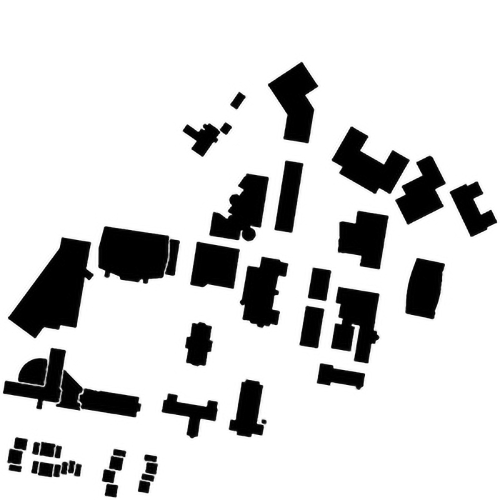
#> input picture WPI_map.jpg, 1000 x 1000 px (shown at 1/2 size)
$ python RRT_variants.py   (older library calls are emulated)
#> lines starting #> are read from the running program, lines starting #| are printed output that depends on the picture; after the words box and inside, x2 and y2 are one past the last pixel; in counts of white or black regions, pixels touching at a corner belong together
# Sampling-based Algorithms RRT, RRT* and Informed RRT*


from PIL import Image
import matplotlib.pyplot as plt
import numpy as np
from scipy import spatial


# Class for each tree node
class Node:
    def __init__(self, row, col):
        self.row = row        # coordinate
        self.col = col        # coordinate
        self.parent = None    # parent node / edge
        self.cost = 0.0       # cost to parent / edge weight


# Class for RRT
class RRT:
    # Constructor
    def __init__(self, map_array, start, goal):
        self.map_array = map_array            # map array, 1->free, 0->obstacle
        self.size_row = map_array.shape[0]    # map size
        self.size_col = map_array.shape[1]    # map size

        self.start = Node(start[0], start[1]) # start node
        self.goal = Node(goal[0], goal[1])    # goal node
        self.vertices = []                    # list of nodes
        self.found = False                    # found flag


    def init_map(self):
        '''Intialize the map before each search
        '''
        self.found = False
        self.vertices = []
        self.vertices.append(self.start)


    def dis(self, node1, node2):
        '''Calculate the euclidean distance between two nodes
        arguments:
            node1 - node 1
            node2 - node 2

        return:
            euclidean distance between two nodes
        '''
        return np.sqrt((node1.row-node2.row)**2 + (node1.col-node2.col)**2)


    def check_collision(self, node1, node2):
        '''Check if the path between two nodes collide with obstacles
        arguments:
            node1 - node 1
            node2 - node 2

        return:
            True if there are obstacles
            False if the new node is valid to be connected
        '''
        # get all the points in between
        points_between = zip(np.linspace(node1.row, node2.row, dtype=int),
                             np.linspace(node1.col, node2.col, dtype=int))
        # check if any of these are obstacles
        for point in points_between:
            if self.map_array[point[0]][point[1]] == 0:
                return True
        return False


    def get_new_point(self, goal_bias):
        '''Choose the goal or generate a random point
        arguments:
            goal_bias - the possibility of choosing the goal instead of a random point

        return:
            point - the new point
        '''
        # select goal
        if np.random.random() < goal_bias:
            point = [self.goal.row, self.goal.col]
        # or generate a random point
        else:
            point = [np.random.randint(0, self.size_row-1), np.random.randint(0, self.size_col-1)]
        return point


    def get_new_point_in_ellipsoid(self, goal_bias, c_best):
        '''Choose the goal or generate a random point in an ellipsoid
           defined by start, goal and current best length of path
        arguments:
            goal_bias - the possibility of choosing the goal instead of a random point
            c_best - the length of the current best path

        return:
            point - the new point
        '''
        # Select goal
        if np.random.random() < goal_bias:
            point = [self.goal.row, self.goal.col]

        # Generate a random point in an ellipsoid
        else:

            # Compute the distance between start and goal - c_min
            c_min = self.dis(self.start,self.goal)

            # Calculate center of the ellipsoid - x_center
            x_center = Node((self.start.row+self.goal.row)/2.0, (self.start.col+self.goal.col)/2.0)

            # Compute rotation matrix from elipse to world frame - C
            angle = np.arctan2((self.goal.col-self.start.col),(self.goal.row-self.start.row))
            C = np.array([[np.cos(angle), -np.sin(angle)], [np.sin(angle), np.cos(angle)]])

            # Compute diagonal matrix - L
            r = [c_best / 2.0, np.sqrt(c_best ** 2 - c_min ** 2) / 2.0, np.sqrt(c_best ** 2 - c_min ** 2) / 2.0]
            L = np.diag(r)

            # Cast a sample from a unit ball - x_ball
            radiusX = c_best/2
            radiusY = 0.5 * np.sqrt(c_best**2 - c_min**2)
            x_ball = [radiusX * np.random.random() * np.cos(2 * np.pi * np.random.random()), radiusY * np.random.random() * np.sin(2 * np.pi * np.random.random())]

            # Map ball sample to the ellipsoid - x_rand
            x_rand = np.dot(C, x_ball)

            point = [x_rand[0] + x_center.row, x_rand[1] + x_center.col]

        return point


    def get_nearest_node(self, point):
        '''Find the nearest node from the new point in self.vertices
        arguments:
            point - the new point

        return:
            the nearest node
        '''
        # Use kdtree to find the neighbors within neighbor size
        samples = [[v.row, v.col] for v in self.vertices]
        kdtree = spatial.cKDTree(samples)
        coord, ind = kdtree.query(point)
        return self.vertices[ind]


    def sample(self, goal_bias=0.05, c_best=0):
        '''Sample a random point in the area
        arguments:
            goal_bias - the possibility of choosing the goal instead of a random point
            c_best - the length of the current best path (For informed RRT)

        return:
            a new node if this node is valid and added, None if not.

        Generate a new point
        '''
        # Generate a new point
        new_point = self.get_new_point(goal_bias) #del this

        # Regular sampling if c_best <= 0
        # using self.get_new_point

        # Sampling in an ellipsoid if c_best is a positive value
        # using self.get_new_point_in_ellipsoid
        if c_best > 0:
            new_point = self.get_new_point_in_ellipsoid(goal_bias, c_best)

        return new_point


    def extend(self, new_point, extend_dis=10):
        '''Extend a new node to the current tree structure
        arguments:
            new_point - the new sampled point in the map
            extend_dis - extension distance for each step

        return:
            a new node if this node is valid and added, None if not.

        Extend towards the new point and check feasibility.
        Create and add a new node if feasible.
        '''
        # Get nearest node
        nearest_node = self.get_nearest_node(new_point)

        # Calculate new node location
        slope = np.arctan2(new_point[1]-nearest_node.col, new_point[0]-nearest_node.row)
        new_row = nearest_node.row + extend_dis*np.cos(slope)
        new_col = nearest_node.col + extend_dis*np.sin(slope)
        new_node = Node(int(new_row), int(new_col))

        # Check boundary and collision
        if (0 <= new_row < self.size_row) and (0 <= new_col < self.size_col) and \
           not self.check_collision(nearest_node, new_node):
            # If pass, add the new node
            new_node.parent = nearest_node
            new_node.cost = extend_dis
            self.vertices.append(new_node)

            # Check if goal is close
            if not self.found:
                d = self.dis(new_node, self.goal)
                if d < extend_dis:
                    self.goal.cost = d
                    self.goal.parent = new_node
                    self.vertices.append(self.goal)
                    self.found = True

            return new_node
        else:
            return None


    def get_neighbors(self, new_node, neighbor_size):
        '''Get the neighbors that is within the neighbor distance from the node
        arguments:
            new_node - a new node
            neighbor_size - the neighbor distance

        return:
            neighbors - a list of neighbors that are within the neighbor distance
        '''
        # Use kdtree to find the neighbors within neighbor size
        samples = [[v.row, v.col] for v in self.vertices]
        kdtree = spatial.cKDTree(samples)
        ind = kdtree.query_ball_point([new_node.row, new_node.col], neighbor_size)
        neighbors = [self.vertices[i] for i in ind]
        # Remove the new_node itself
        neighbors.remove(new_node)
        return neighbors


    def path_cost(self, start_node, end_node):
        '''Compute path cost starting from start node to end node
        arguments:
            start_node - path start node
            end_node - path end node

        return:
            cost - path cost
        '''
        cost = 0
        curr_node = end_node
        while start_node.row != curr_node.row or start_node.col != curr_node.col:
            # Keep tracing back until finding the start_node or no path exists
            parent = curr_node.parent
            if parent is None:
                print("Invalid Path")
                return 0
            cost += curr_node.cost
            curr_node = parent

        return cost


    def rewire(self, new_node, neighbors):
        '''Rewire the new node and all its neighbors
        arguments:
            new_node - the new node
            neighbors - a list of neighbors that are within the neighbor distance from the node

        Rewire the new node if connecting to a new neighbor node will give least cost.
        Rewire all the other neighbor nodes.
        '''
        # If no neighbors, skip
        if neighbors == []:
            return

        # Compute the distance from the new node to the neighbor nodes
        distances = [self.dis(new_node, node) for node in neighbors]

        # Rewire the new node
        # compute the least potential cost
        costs = [d + self.path_cost(self.start, neighbors[i]) for i, d in enumerate(distances)]
        indices = np.argsort(np.array(costs))
        # check collision and connect the best node to the new node
        for i in indices:
            if not self.check_collision(new_node, neighbors[i]):
                new_node.parent = neighbors[i]
                new_node.cost = distances[i]
                break

        # Rewire new_node's neighbors
        for i, node in enumerate(neighbors):
            # new cost
            new_cost = self.path_cost(self.start, new_node) + distances[i]
            # if new cost is lower and there is no obstacles in between
            if self.path_cost(self.start, node) > new_cost and \
               not self.check_collision(node, new_node):
                node.parent = new_node
                node.cost = distances[i]


    def draw_map(self):
        '''Visualization of the result
        '''
        # Create empty map
        fig, ax = plt.subplots(1)
        img = 255 * np.dstack((self.map_array, self.map_array, self.map_array))
        ax.imshow(img)

        # Draw Trees or Sample points
        for node in self.vertices[1:-1]:
            plt.plot(node.col, node.row, markersize=3, marker='o', color='y')
            plt.plot([node.col, node.parent.col], [node.row, node.parent.row], color='y')

        # Draw Final Path if found
        if self.found:
            cur = self.goal
            while cur.col != self.start.col or cur.row != self.start.row:
                plt.plot([cur.col, cur.parent.col], [cur.row, cur.parent.row], color='b')
                cur = cur.parent
                plt.plot(cur.col, cur.row, markersize=3, marker='o', color='b')

        # Draw start and goal
        plt.plot(self.start.col, self.start.row, markersize=5, marker='o', color='g')
        plt.plot(self.goal.col, self.goal.row, markersize=5, marker='o', color='r')

        # show image
        plt.show()


    def RRT(self, n_pts=1000):
        '''RRT main search function
        arguments:
            n_pts - number of points try to sample,
                    not the number of final sampled points

        In each step, extend a new node if possible, and check if reached the goal
        '''
        # Remove previous result
        self.init_map()
        # Start searching
        for i in range(n_pts):
            # Extend a new node until all the points are sampled
            # or find the path
            new_point = self.sample(0.05, 0)
            new_node = self.extend(new_point, 10)
            if self.found:
                break

        # Output
        if self.found:
            steps = len(self.vertices) - 2
            length = self.path_cost(self.start, self.goal)
            print("It took %d nodes to find the current paths" %steps)
            print("The path length is %.2f" %length)
        if not self.found:
            print("No path found")

        # Draw result
        self.draw_map()


    def RRT_star(self, n_pts=1000, neighbor_size=20):
        '''RRT* search function
        arguments:
            n_pts - number of points try to sample,
                    not the number of final sampled points
            neighbor_size - the neighbor distance

        In each step, extend a new node if possible, and rewire the node and its neighbors
        '''
        # Remove previous result
        self.init_map()
        # Start searching
        for i in range(n_pts):
            # Extend a new node
            new_point = self.sample(0.05, 0)
            new_node = self.extend(new_point, 10)
            # Rewire
            if new_node is not None:
                neighbors = self.get_neighbors(new_node, neighbor_size)
                self.rewire(new_node, neighbors)

        # Output
        if self.found:
            steps = len(self.vertices) - 2
            length = self.path_cost(self.start, self.goal)
            print("It took %d nodes to find the current path" %steps)
            print("The path length is %.2f" %length)
        else:
            print("No path found")

        # Draw result
        self.draw_map()


    def informed_RRT_star(self, n_pts=1000, neighbor_size=20):
        '''Informed RRT* search function
        arguments:
            n_pts - number of points try to sample,
                    not the number of final sampled points
            neighbor_size - the neighbor distance

        In each step, extend a new node if possible, and rewire the node and its neighbors
        Once a path is found, an ellipsoid will be defined to constrained the sampling area
        '''
        # Remove previous result
        self.init_map()
        # Start searching
        for i in range(n_pts):

            c_best = 0
            # Once a path is found, update the best length of path - c_best
            # using the function self.path_cost(self.start, self.goal)
            if self.found:
                c_best = self.path_cost(self.start, self.goal)

            # Extend a new node
            new_point = self.sample(0.05, c_best)
            new_node = self.extend(new_point, 10)
            # Rewire
            if new_node is not None:
                neighbors = self.get_neighbors(new_node, neighbor_size)
                self.rewire(new_node, neighbors)

        # Output
        if self.found:
            steps = len(self.vertices) - 2
            length = self.path_cost(self.start, self.goal)
            print("It took %d nodes to find the current path" %steps)
            print("The path length is %.2f" %length)
        else:
            print("No path found")

        # Draw result
        self.draw_map()

def load_map(file_path, resolution_scale):
    ''' Load map from an image and return a 2D binary numpy array
        where 0 represents obstacles and 1 represents free space
    '''
#> called with file_path = 'WPI_map.jpg', resolution_scale = 0.3
    # Load the image with grayscale
    img = Image.open(file_path).convert('L')
    # Rescale the image
    size_x, size_y = img.size
#> size_x = 1000; size_y = 1000
    new_x, new_y  = int(size_x*resolution_scale), int(size_y*resolution_scale)
#> new_x = 300; new_y = 300
    img = img.resize((new_x, new_y), Image.ANTIALIAS)
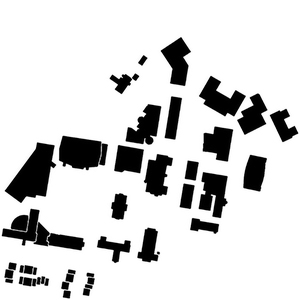
#> img: PIL image 300x300 L; min 0, max 255, mean 212.5

    map_array = np.asarray(img, dtype='uint8')

    # Get bianry image
    threshold = 127
    map_array = 1 * (map_array > threshold)
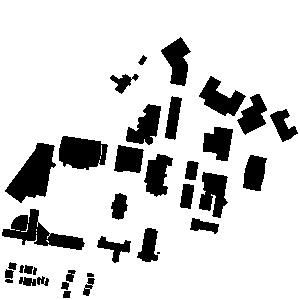
#> map_array: shape (300, 300) int64; values 0 (black) and 1 (white), 83.4% white; 36 black regions (1 under 20 px), largest, box (x1, y1, x2, y2) and area: (5, 143, 56, 203) 1629, (2, 209, 85, 250) 1345, (59, 136, 108, 170) 1256

    # Result 2D numpy array
    return map_array


if __name__ == "__main__":
    # Load the map
    start = (200, 75)
    goal  = (30, 250)
    map_array = load_map("WPI_map.jpg", 0.3)

    # Planning class
    RRT_planner = RRT(map_array, start, goal)

    # Search with RRT, RRT* and Informed RRT*
    RRT_planner.RRT(n_pts=1000)
#| It took 89 nodes to find the current paths
#| The path length is 282.00
#> in draw_map, `plt.show()`:
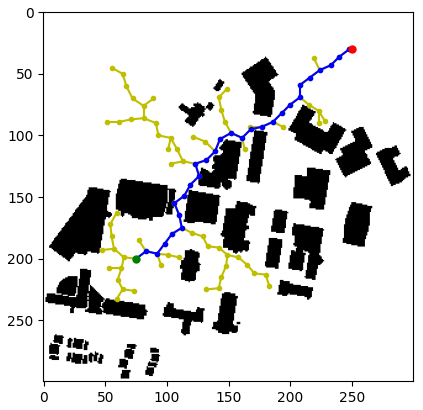
#> figure drawn by matplotlib, 1 panel
    RRT_planner.RRT_star(n_pts=2000)
#| It took 1411 nodes to find the current path
#| The path length is 261.26
#> in draw_map (call 2), `plt.show()`:
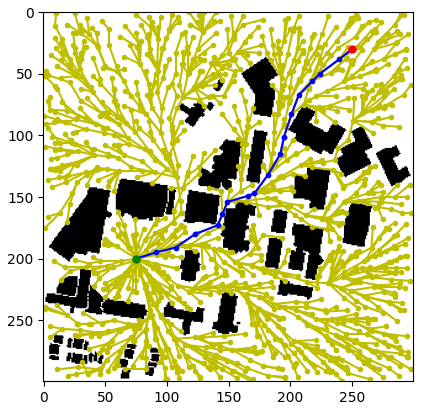
#> figure drawn by matplotlib, 1 panel
    RRT_planner.informed_RRT_star(n_pts=2000)
#| It took 1030 nodes to find the current path
#| The path length is 248.94
#> in draw_map (call 3), `plt.show()`:
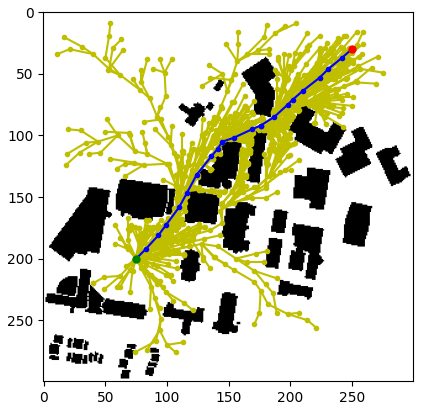
#> figure drawn by matplotlib, 1 panel
